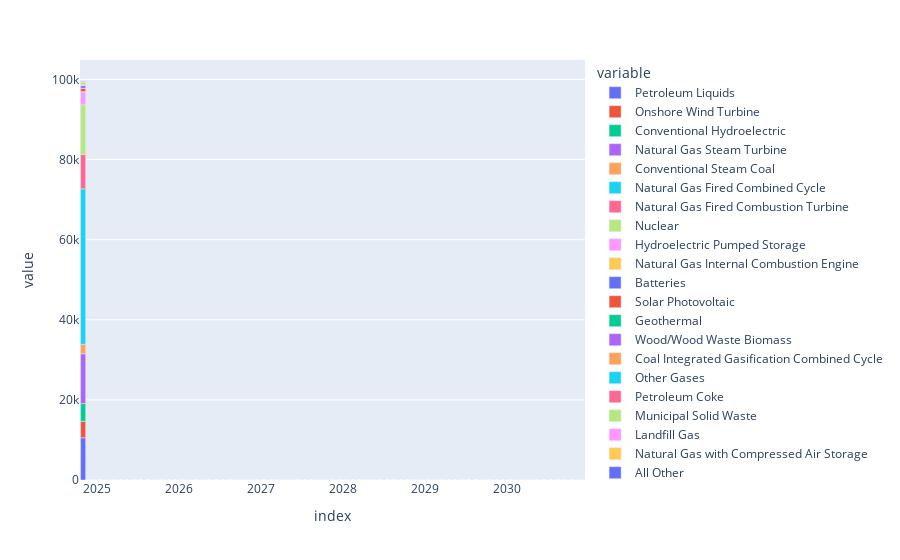

Source (notebook cell):
### Code cell
px.bar(full_capacity_time_series)
